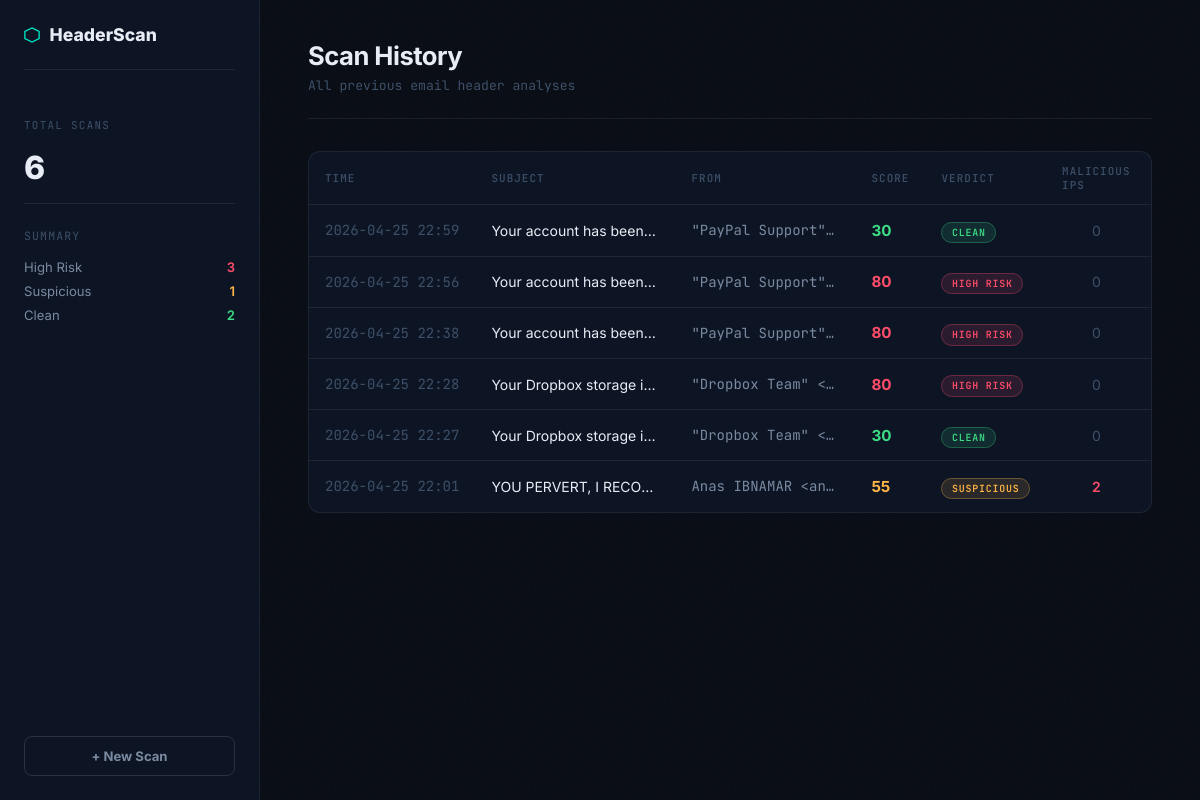
Page /history on the earlier database version.
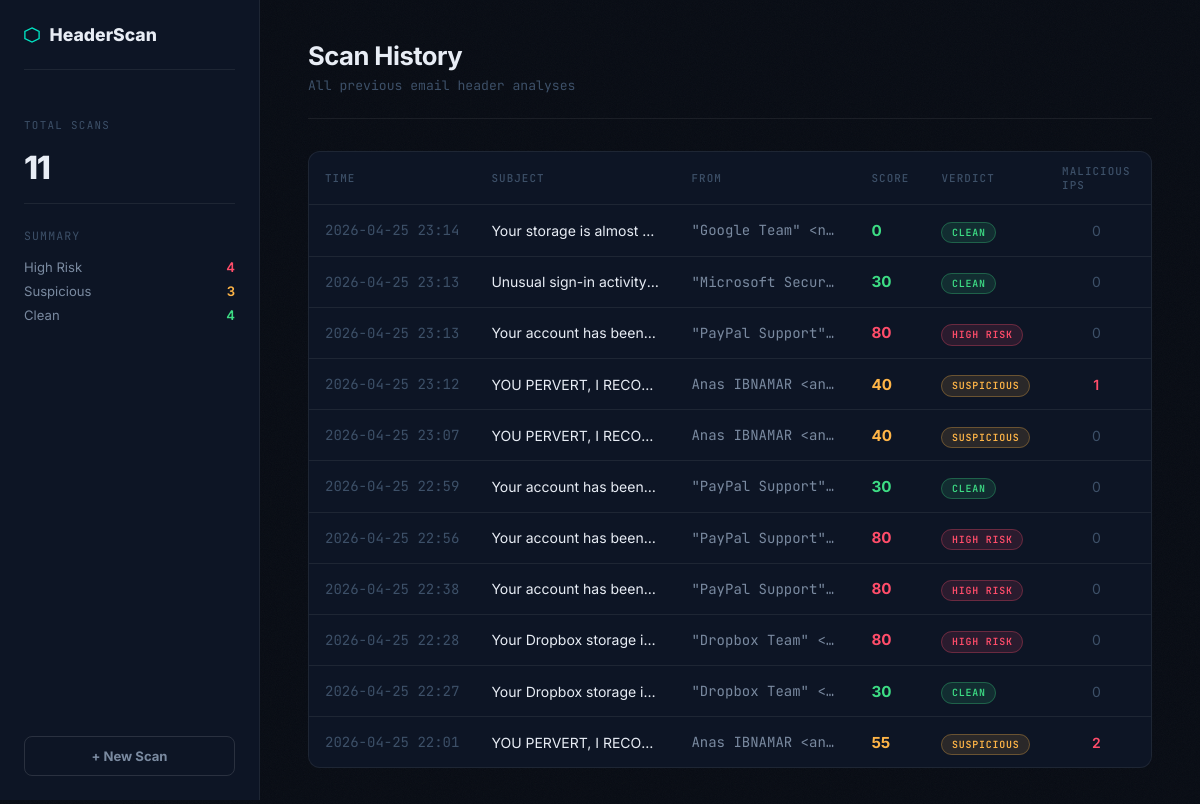
Same page on the later database version.
### tables this page shows
CREATE TABLE scans (
            id          INTEGER PRIMARY KEY AUTOINCREMENT,
            scanned_at  TEXT NOT NULL,
            subject     TEXT,
            from_addr   TEXT,
            risk_score  INTEGER,
            verdict     TEXT,
            spf_status  TEXT,
            dmarc_policy TEXT,
            dkim_present INTEGER,
            warnings     INTEGER,
            malicious_ips INTEGER,
            report_json  TEXT
        );

### app.py (the view)
@app.route("/history")
def history():
    scans = get_all_scans()
    return render_template("history.html", scans=scans)

### database.py (called while the page is built)
def get_all_scans():
    conn = sqlite3.connect(DB_PATH)
    conn.row_factory = sqlite3.Row
    c = conn.cursor()
    c.execute("""
        SELECT id, scanned_at, subject, from_addr, risk_score,
               verdict, malicious_ips, warnings
        FROM scans
        ORDER BY id DESC
        LIMIT 100
    """)
    rows = c.fetchall()
    conn.close()
    return [dict(r) for r in rows]

### templates/history.html (shortened to what this page needs)
<!DOCTYPE html>
<html lang="en">
<head>
    <link rel="stylesheet" href="{{ url_for('static', filename='css/style.css') }}">
</head>
<body class="report-page">
<aside class="sidebar">
    <div class="sidebar-logo">
        <svg width="16" height="16" viewBox="0 0 18 18" fill="none">
            <polygon points="9,1 17,5 17,13 9,17 1,13 1,5" stroke="#00e5c3" stroke-width="1.5" fill="none"/>
        </svg>
        <span class="logo-text">HeaderScan</span>
    </div>
    <div style="padding: 1rem 0; border-bottom: 1px solid var(--border); margin-bottom: 1.5rem;">
        <div class="score-label">Total Scans</div>
        <div style="font-size: 2rem; font-weight: 800; letter-spacing: -0.04em; margin-top: 0.5rem;">
            {{ scans|length }}
        </div>
    </div>
    <div style="display: flex; flex-direction: column; gap: 0.5rem; margin-bottom: 1rem;">
        <div style="font-size: 0.72rem; font-family: var(--mono); color: var(--text3); letter-spacing: 0.1em; text-transform: uppercase; margin-bottom: 0.5rem;">Summary</div>
        <div style="display: flex; justify-content: space-between; font-size: 0.82rem;">
            <span style="color: var(--text2);">High Risk</span>
            <span style="color: var(--red); font-weight: 600;">{{ scans | selectattr('verdict', 'equalto', 'HIGH RISK') | list | length }}</span>
        </div>
        <div style="display: flex; justify-content: space-between; font-size: 0.82rem;">
            <span style="color: var(--text2);">Suspicious</span>
            <span style="color: var(--amber); font-weight: 600;">{{ scans | selectattr('verdict', 'equalto', 'SUSPICIOUS') | list | length }}</span>
        </div>
        <div style="display: flex; justify-content: space-between; font-size: 0.82rem;">
            <span style="color: var(--text2);">Clean</span>
            <span style="color: var(--green); font-weight: 600;">{{ scans | selectattr('verdict', 'equalto', 'CLEAN') | list | length }}</span>
        </div>
    </div>
    <a href="/" class="new-scan-btn" style="margin-top: auto;">+ New Scan</a>
</aside>
<main class="report-main">
    <div class="report-topbar">
        <div class="report-title">Scan History</div>
        <div class="report-sub">All previous email header analyses</div>
    </div>
    {% if scans %}
    <div class="history-table-wrap">
        <table class="history-table">
            <thead>
                <tr>
                    <th>Time</th>
                    <th>Subject</th>
                    <th>From</th>
                    <th>Score</th>
                    <th>Verdict</th>
                    <th>Malicious IPs</th>
                    <th></th>
                </tr>
            </thead>
            <tbody>
                {% for scan in scans %}
                <tr class="history-row" onclick="window.location='/scan/{{ scan.id }}'">
                    <td class="mono" style="color: var(--text3); white-space: nowrap;">{{ scan.scanned_at[:16] }}</td>
                    <td style="max-width: 200px; overflow: hidden; text-overflow: ellipsis; white-space: nowrap;">
                        {{ scan.subject or "No subject" }}
                    </td>
                    <td class="mono" style="color: var(--text2); max-width: 180px; overflow: hidden; text-overflow: ellipsis; white-space: nowrap;">
                        {{ scan.from_addr or "—" }}
                    </td>
                    <td>
                        <span class="score-val
                            {% if scan.risk_score >= 70 %}stat-red
                            {% elif scan.risk_score >= 40 %}stat-amber
                            {% else %}stat-green{% endif %}">
                            {{ scan.risk_score }}
                        </span>
                    </td>
                    <td>
                        <span class="verdict-pill
                            {% if scan.verdict == 'HIGH RISK' %}vp-high
                            {% elif scan.verdict == 'SUSPICIOUS' %}vp-med
                            {% else %}vp-low{% endif %}">
                            {{ scan.verdict }}
                        </span>
                    </td>
                    <td style="text-align: center;">
                        {% if scan.malicious_ips > 0 %}
                        <span style="color: var(--red); font-weight: 600;">{{ scan.malicious_ips }}</span>
                        {% else %}
                        <span style="color: var(--text3);">0</span>
                        {% endif %}
                    </td>
                    <td>
                    </td>
                </tr>
                {% endfor %}
            </tbody>
        </table>
    </div>
    {% else %}
    <div style="text-align: center; padding: 4rem; color: var(--text3);">
        <div style="font-size: 2rem; margin-bottom: 1rem;">📭</div>
        <div style="font-size: 0.95rem;">No scans yet. <a href="/" style="color: var(--teal);">Analyze your first email →</a></div>
    </div>
    {% endif %}
</main>
</body>
</html>

### static/css/style.css (style rules this page uses)
*, *::before, *::after { box-sizing: border-box; margin: 0; padding: 0; }
:root { --bg: #080c14; --bg2: #0d1525; --bg3: #111d30; --border: rgba(255,255,255,0.07); --border2: rgba(255,255,255,0.12); --teal: #00e5c3; --teal-dim: rgba(0,229,195,0.12); --red: #ff4d6a; --red-dim: rgba(255,77,106,0.12); --amber: #ffb547; --amber-dim: rgba(255,181,71,0.12); --green: #3ddc84; --green-dim: rgba(61,220,132,0.12); --text: #e8edf5; --text2: #7a8aa0; --text3: #3d5068; --mono: 'JetBrains Mono', monospace; --sans: 'Inter', sans-serif; }
html { scroll-behavior: smooth; }
body { font-family: var(--sans); background: var(--bg); color: var(--text); min-height: 100vh; overflow-x: hidden; }
.logo-text { color: var(--text); }
body.report-page { display: grid; grid-template-columns: 260px 1fr; grid-template-rows: 1fr; min-height: 100vh; }
.sidebar { position: fixed; top: 0; left: 0; width: 260px; height: 100vh; background: var(--bg2); border-right: 1px solid var(--border); display: flex; flex-direction: column; padding: 1.5rem; z-index: 50; overflow-y: auto; }
.sidebar-logo { display: flex; align-items: center; gap: 0.6rem; font-size: 1.1rem; font-weight: 800; margin-bottom: 2rem; padding-bottom: 1.5rem; border-bottom: 1px solid var(--border); }
.score-label { font-family: var(--mono); font-size: 0.68rem; text-transform: uppercase; letter-spacing: 0.12em; color: var(--text3); margin-bottom: 1rem; }
.new-scan-btn { display: block; text-align: center; padding: 0.7rem; border: 1px solid var(--border2); border-radius: 8px; font-size: 0.82rem; font-weight: 700; color: var(--text2); text-decoration: none; transition: all 0.15s; margin-top: 1.5rem; }
.report-main { margin-left: 260px; padding: 2.5rem 3rem; position: relative; z-index: 1; min-width: 0; width: calc(100vw - 260px); overflow-x: hidden; }
.report-topbar { margin-bottom: 2rem; padding-bottom: 1.5rem; border-bottom: 1px solid var(--border); }
.report-title { font-size: 1.6rem; font-weight: 700; letter-spacing: -0.02em; white-space: nowrap; overflow: hidden; text-overflow: ellipsis; }
.report-sub { font-family: var(--mono); font-size: 0.82rem; color: var(--text3); margin-top: 0.4rem; white-space: nowrap; overflow: hidden; text-overflow: ellipsis; }
.mono { font-family: var(--mono); }
.stat-red { color: var(--red); }
.stat-amber { color: var(--amber); }
.stat-green { color: var(--green); }
.history-table-wrap { background: var(--bg2); border: 1px solid var(--border); border-radius: 12px; overflow: hidden; }
.history-table { width: 100%; border-collapse: collapse; font-size: 0.875rem; }
.history-table thead tr { border-bottom: 1px solid var(--border); }
.history-table th { padding: 0.75rem 1rem; text-align: left; font-size: 0.68rem; font-family: var(--mono); text-transform: uppercase; letter-spacing: 0.1em; color: var(--text3); font-weight: 500; }
.history-row { border-bottom: 1px solid var(--border); cursor: pointer; transition: background 0.15s; }
.history-row:last-child { border-bottom: none; }
.history-table td { padding: 0.85rem 1rem; color: var(--text); vertical-align: middle; }
.verdict-pill { font-family: var(--mono); font-size: 0.62rem; font-weight: 600; letter-spacing: 0.08em; padding: 0.2rem 0.6rem; border-radius: 99px; white-space: nowrap; }
.vp-high { background: var(--red-dim); color: var(--red); border: 1px solid rgba(255,77,106,0.3); }
.vp-med { background: var(--amber-dim); color: var(--amber); border: 1px solid rgba(255,181,71,0.3); }
.vp-low { background: var(--green-dim); color: var(--green); border: 1px solid rgba(61,220,132,0.3); }
.score-val { font-weight: 700; font-size: 0.95rem; }

Differences in the rows shown:
added scans: scanned_at "2026-04-25 23:14", subject "Your storage is almost…", from_addr "\"Google Team\" <n…", risk_score "0", verdict "CLEAN", malicious_ips "0"
added scans: scanned_at "2026-04-25 23:13", subject "Unusual sign-in activity…", from_addr "\"Microsoft Secur…", risk_score "30", verdict "CLEAN", malicious_ips "0"
added scans: scanned_at "2026-04-25 23:13", subject "Your account has been…", from_addr "\"PayPal Support\"…", risk_score "80", verdict "HIGH RISK", malicious_ips "0"
added scans: scanned_at "2026-04-25 23:12", subject "YOU PERVERT, I RECO…", from_addr "Anas IBNAMAR <an…", risk_score "40", verdict "SUSPICIOUS", malicious_ips "1"
added scans: scanned_at "2026-04-25 23:07", subject "YOU PERVERT, I RECO…", from_addr "Anas IBNAMAR <an…", risk_score "40", verdict "SUSPICIOUS", malicious_ips "0"
Other differences:
{{ scans|length }}: "6" → "11"
{{ scans | selectattr('verdict', 'equalto', 'HIGH RISK') | list | length }}: "3" → "4"
{{ scans | selectattr('verdict', 'equalto', 'SUSPICIOUS') | list | length }}: "1" → "3"
{{ scans | selectattr('verdict', 'equalto', 'CLEAN') | list | length }}: "2" → "4"
